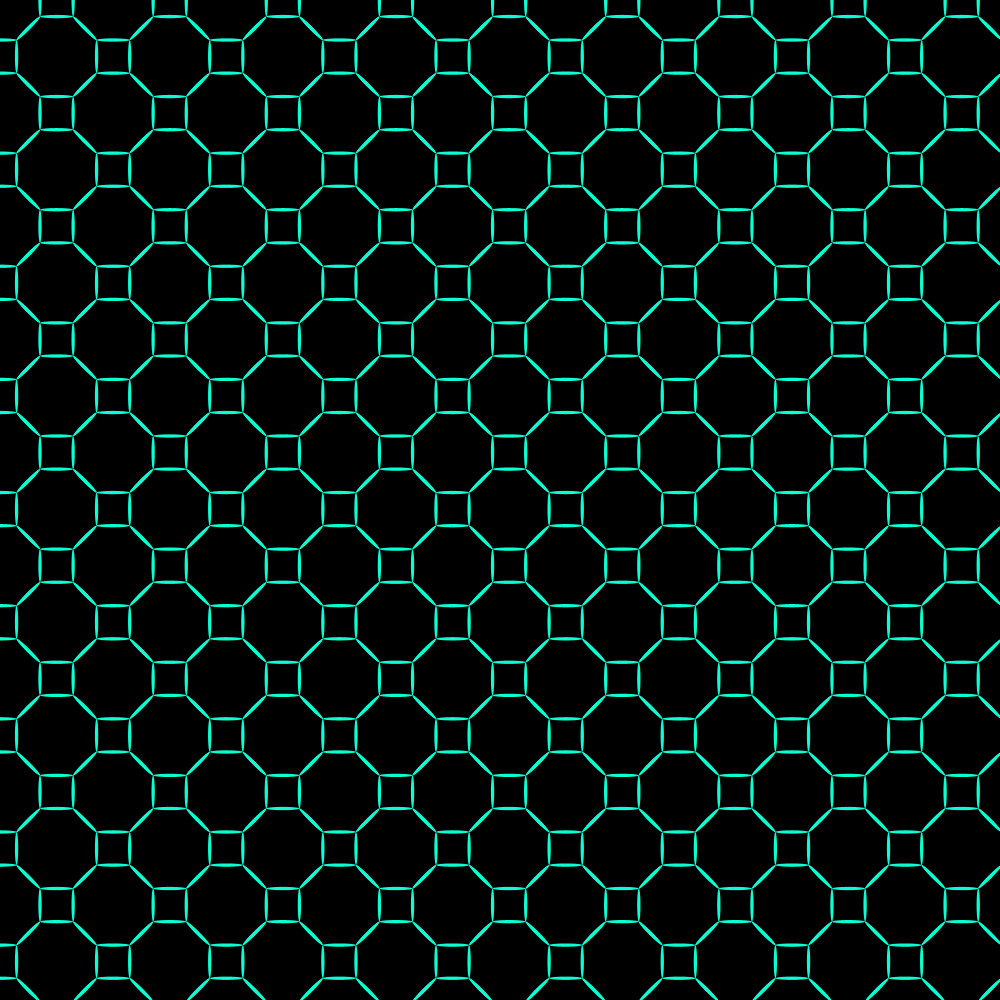
Frame 1 (no input)
Frame 60 (the mouse pressed at the canvas centre just before this capture): identical to frame 1, image omitted
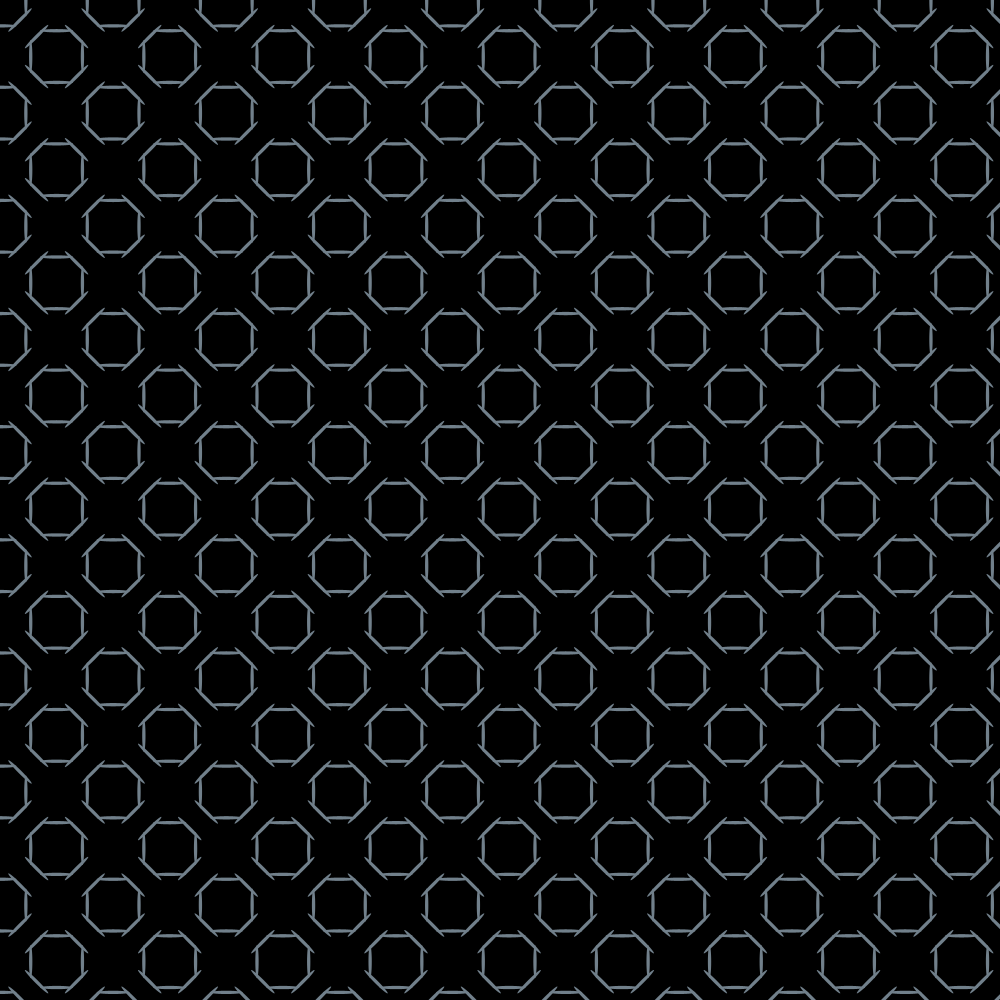
Frame 120 (the mouse held since frame 60 and released just before this capture)

The Processing sketch that drew these frames (run headless with seeded random() and noise(); from frame 60 on, the mouse is pressed at the canvas centre):

// Processing sketch: OctModule_Tiled
// ── OctModule_Tiled.pde
boolean displayPoints = false;
int div = 25;
float scl;

void setup() {
  size(1000, 1000);
  background(0);
  scl = width/div;
}

void draw() {
  background(0);
  rotate(PI/4);
  for (int x = -div; x < div; x++) {
    for (int y = -div; y < div; y++) {
      module(2*scl*x, 2*scl*y, scl);
    }
  }
}
void module(float x, float y, float scl) {
  pushMatrix();

  translate(x, y);
  if (displayPoints) {
    strokeWeight(4);
    stroke(255);
    //Origin
    point(0, 0);

    //Inner Square
    point(0, -0.414214*scl);
    point(0, 0.414214*scl);
    point(-0.414214*scl, 0);
    point(0.414214*scl, 0);

    //Outer square
    point(0, -1*scl);
    point(0, 1*scl);
    point(1*scl, 0);
    point(-1*scl, 0);
  }

  edge(0, scl, true,false,0.586);
  edge(90, scl, true,false,0.586);
  edge(180, scl, true,false,0.586);
  edge(270, scl, true,false,0.586);

  edge(45, scl, true,false,0.707);
  edge(135, scl, true,false,0.707);
  edge(225, scl, true,false,0.707);
  edge(315, scl, true,false,0.707);
  popMatrix();
}

void edge(float angle, float scl, boolean move, boolean scaled, float param) {
  pushMatrix();
  rotate(radians(angle));
  //if(scaled) scale(map(mouseX, 0, width, 1, 0));
  if (move) translate(0, map(mouseX, 0, width, 0, -param*scl));
  
  elline(0, scl*1, 0.828*scl);
  popMatrix();
}


void elline(float x, float y, float r) {
  pushMatrix();
  noStroke();
  fill(lerpColor(#0CFFD2, #D60043, map(mouseX, 0, width, 0, 1)));
  translate(x, y);
  ellipse(0, 0, r, r*0.1);
  popMatrix();
}
